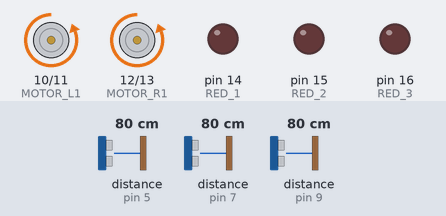
The sketch below on a simulated Arduino Uno, built with avr-gcc and run on an emulated ATmega328P. Parts: motor-driver pin pairs drawn as motors (green arrow = first pin HIGH = forward, orange = second pin HIGH = backward, longer = more drive), output pins drawn as LEDs (lit = HIGH). Wiring (inferred from the names in the program): 3 × ultrasonic range finder: trigger pin 4, echo pin 5 / trigger pin 6, echo pin 7 / trigger pin 8, echo pin 9. Inputs (shaded band) come from the test bench; at power-on: distance to the obstacle (sensors on pin 5, pin 7, pin 9) 80 cm. The echo pulse lasts 58.3 µs per cm; pins used as bus, display or sensor lines are not drawn; what the sketch prints to the serial monitor is not drawn.

Above: at 1.2 s.
1.3 s: distance to the obstacle (sensor on pin 5) set to 5 cm
2.8 s: distance to the obstacle (sensor on pin 5) set to 2 cm
At 3.6 s:
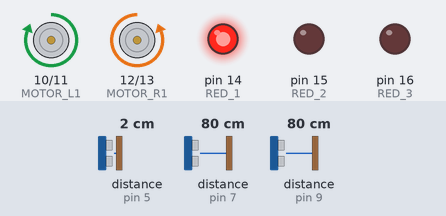
4.3 s: distance to the obstacle (sensor on pin 7) set to 5 cm
5.8 s: distance to the obstacle (sensor on pin 7) set to 2 cm
At 7.1 s:
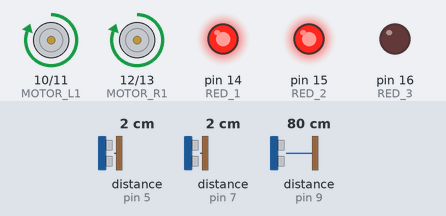
7.4 s: distance to the obstacle (sensor on pin 9) set to 5 cm
10.4 s: distance to the obstacle (sensor on pin 9) set to 2 cm
At 11.9 s:
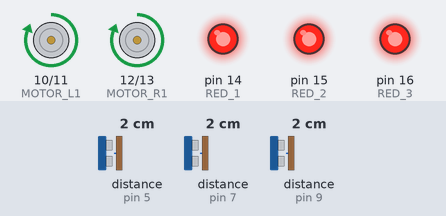
Timing chart, 0 to 13.2 s (numbered marks = the images above; inputs shaded):
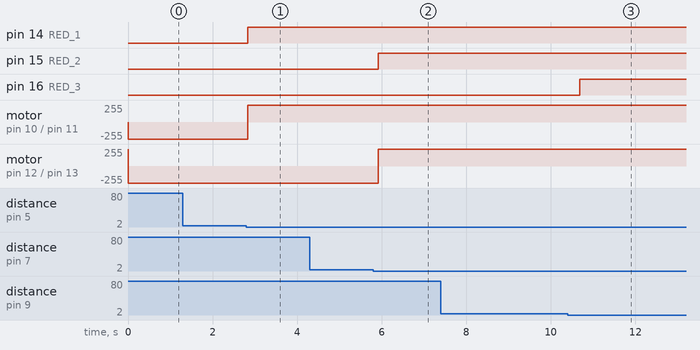

The sketch:

AutoDrivingTest3.ino
```cpp
///////////////////////////////////////////////
//  하이로보 현장실습 과제                       //
//  자율주행 미로 탈출 RC 카 제작                //
//  초음파 센서 3개, RGB LED 3개, DC 모터 2개   //
/////////////////////////////////////////////

  // 인터럽트 사용할 것인가?
  // 굴러가다가, 너무 근접하면 Stop, Led Red ON, 후진 후 방향 전환
  // 만약 왼쪽이 막혔으면 3cm 후진 후, 우회전 6cm, 직진
  // 또는 우측 바퀴만 역회전 후, 좌측 바퀴 정회전

#define MAX_DISTANCE 200
#define MOTOR_L1 10 // 왼쪽 모터 정회전
#define MOTOR_L2 11 // 왼쪽 모터 역회전
#define MOTOR_R1 12 // 오른쪽 모터 정회전
#define MOTOR_R2 13 // 오른쪽 모터 역회전
#define RED_1 14 // (A0) RGB LED 1번의 RED
#define RED_2 15 // (A1) RGB LED 2번의 RED
#define RED_3 16 // (A2) RGB LED 3번의 RED
#define ULTRA_1T 4 // 1번 초음파 센서 Trigger
#define ULTRA_1E 5 // 1번 초음파 센서 Echo
#define ULTRA_2T 6 // 2번 초음파 센서 Trigger
#define ULTRA_2E 7 // 2번 초음파 센서 Echo
#define ULTRA_3T 8 // 3번 초음파 센서 Trigger
#define ULTRA_3E 9 // 3번 초음파 센서 Echo

// 1번(좌측), 2번(우측), 3번(정면)
// RGB LED(Digital Pin 3,5,7), DC Motor(Digital Pin 10~13), UltraSound(Analog Pin 0~5)

int Duration_Front, Duration_Left, Duration_Right;
int Distance_Front, Distance_Left, Distance_Right;

/* 초기화 부분*/
void setup() {
  Serial.begin(9600); //시리얼 모니터 확인용 : Baudrate=9600
  Digital_Pin_Init(); //Digita Pin 활성화
  Device_Init(); //각 센서 초기화
  Motor_Forward();
}

/* 반복 실행 부분*/
void loop() {
  // 초음파 센서로 거리 측정
  digitalWrite(ULTRA_1T,HIGH);   // 센서에 Trig 신호 입력
  delayMicroseconds(10);  // 10us 정도 유지 (고정)
  digitalWrite(ULTRA_1T,LOW);    // Trig 신호 off
  Duration_Left = pulseIn(ULTRA_1E, HIGH);  // Echo pin: HIGH->Low 간격을 측정
  Distance_Left = microsecondsToCentimeters(Duration_Left);  // 거리(cm)로 변환, 왼쪽 거리 측정
  if(Distance_Left < 3)  // 왼쪽 거리가 너무 가까우면
  {
    digitalWrite(RED_1,HIGH); // RED1 On
    Serial.println("LEFT <Too Close>"); // 경고 메시지
    digitalWrite(MOTOR_L1,HIGH);
    digitalWrite(MOTOR_L2,LOW);
  }
  else
  {
    digitalWrite(RED_1,LOW); // RED1 Off
    digitalWrite(MOTOR_L1,LOW);
    digitalWrite(MOTOR_L2,HIGH);
  }

  digitalWrite(ULTRA_2T,HIGH);   // 센서에 Trig 신호 입력
  delayMicroseconds(10);  // 10us 정도 유지 (고정)
  digitalWrite(ULTRA_2T,LOW);    // Trig 신호 off
  Duration_Right = pulseIn(ULTRA_2E, HIGH);  // Echo pin: HIGH->Low 간격을 측정
  Distance_Right = microsecondsToCentimeters(Duration_Right);  // 거리(cm)로 변환, 오른쪽 거리 측정
  if(Distance_Right < 3)  // 왼쪽 거리가 너무 가까우면
  {
    digitalWrite(RED_2,HIGH); // RED1 On
    Serial.println("RIGHT <Too Close>"); // 경고 메시지
    digitalWrite(MOTOR_R1,HIGH);
    digitalWrite(MOTOR_R2,LOW);
  }
  else
  {
    digitalWrite(RED_2,LOW); // RED1 Off
    digitalWrite(MOTOR_R1,LOW);
    digitalWrite(MOTOR_R2,HIGH);
  }

  digitalWrite(ULTRA_3T,HIGH);   // 센서에 Trig 신호 입력
  delayMicroseconds(10);  // 10us 정도 유지 (고정)
  digitalWrite(ULTRA_3T,LOW);    // Trig 신호 off
  Duration_Front = pulseIn(ULTRA_3E, HIGH);  // Echo pin: HIGH->Low 간격을 측정
  Distance_Front = microsecondsToCentimeters(Duration_Front);  // 거리(cm)로 변환, 정면 거리 측정
  if(Distance_Front < 3)  // 정면 거리가 너무 가까우면
  {
    digitalWrite(RED_3,HIGH); // RED1 On
    Serial.println("FRONT <Too Close>"); // 경고 메시지
    //digitalWrite(MOTOR_L1,LOW);
    //digitalWrite(MOTOR_L2,HIGH);
    //digitalWrite(MOTOR_R1,LOW);
    //digitalWrite(MOTOR_R2,HIGH);
  }
  else
  {
    digitalWrite(RED_3,LOW); // RED1 Off
  }

  Serial_Monitor(); // 시리얼 모니터 확인
  delay(300); // 0.3초 대기 후 다시 측정
}

//////////////////////////////////////
/////// 사용자 임의 함수 정의 //////////
////////////////////////////////////

int microsecondsToCentimeters(int microseconds)
{
  // 측정거리(Distance)를 cm로 변환하는 함수
  return microseconds/29/2;
}

void Digital_Pin_Init(void)
{
  // Digital Pin 활성화
  pinMode(ULTRA_1T,OUTPUT);  // 1번 초음파 센서 Trig 핀
  pinMode(ULTRA_1E,INPUT);   // 1번 초음파 센서 Echo 핀
  pinMode(ULTRA_2T,OUTPUT);  // 2번 초음파 센서 Trig 핀
  pinMode(ULTRA_2E,INPUT);   // 2번 초음파 센서 Echo 핀
  pinMode(ULTRA_3T,OUTPUT);  // 3번 초음파 센서 Trig 핀
  pinMode(ULTRA_3E,INPUT);   // 3번 초음파 센서 Echo 핀
  pinMode(MOTOR_L1,OUTPUT); // 왼쪽 DC Motor 정회전 핀
  pinMode(MOTOR_L2,OUTPUT); // 왼쪽 DC Motor 역회전 핀
  pinMode(MOTOR_R1,OUTPUT); // 오른쪽 DC Motor 정회전 핀
  pinMode(MOTOR_R2,OUTPUT); // 오른쪽 DC Motor 역회전 핀
  pinMode(RED_1,OUTPUT);  // Red1 핀
  pinMode(RED_2,OUTPUT);  // Red2 핀
  pinMode(RED_3,OUTPUT);  // Red3 핀
}

void Device_Init(void)
{
  // Device 초기화
  digitalWrite(ULTRA_1T,LOW);    // 1번 초음파 센서 Trig 신호 off
  digitalWrite(ULTRA_2T,LOW);    // 2번 초음파 센서 Trig 신호 off
  digitalWrite(ULTRA_3T,LOW);    // 3번 초음파 센서 Trig 신호 off
  digitalWrite(RED_1,LOW);    // RGB LED 1번의 RED Off
  digitalWrite(RED_2,LOW);    // RGB LED 2번의 RED off
  digitalWrite(RED_3,LOW);    // RGB LED 3번의 RED off
  digitalWrite(MOTOR_L1,LOW); // Motor L1 off
  digitalWrite(MOTOR_L2,LOW); // Motor L2 off
  digitalWrite(MOTOR_R1,LOW); // Motor R1 off
  digitalWrite(MOTOR_R2,LOW); // Motor R2 off
}

void Serial_Monitor(void)
{
  // 시리얼 모니터 확인
  Serial.print("좌측 : ");
  Serial.print(Distance_Left);
  Serial.println("cm");
  Serial.print("우측 : ");
  Serial.print(Distance_Right);
  Serial.println("cm");
  Serial.print("정면 : ");
  Serial.print(Distance_Front);
  Serial.println("cm");
  Serial.println("");
}

void Motor_Forward()
{
  // 모터 전진
  digitalWrite(MOTOR_L1,LOW);
  digitalWrite(MOTOR_L2,HIGH);
  digitalWrite(MOTOR_R1,HIGH);
  digitalWrite(MOTOR_R2,LOW);
}

void Motor_Backward()
{
  // 모터 후진
  digitalWrite(MOTOR_L1,HIGH);
  digitalWrite(MOTOR_L2,LOW);
  digitalWrite(MOTOR_R1,LOW);
  digitalWrite(MOTOR_R2,HIGH);
}
```

Measured:
- the behaviour switches between 4 and 3 cm on distance to the obstacle (sensor on pin 5) (found by bisection; images 0 and 1)
- the behaviour switches between 4 and 3 cm on distance to the obstacle (sensor on pin 7) (found by bisection; images 1 and 2)
- the behaviour switches between 4 and 3 cm on distance to the obstacle (sensor on pin 9) (found by bisection; images 2 and 3)
- after the input at 1.3 s, every drawn part: stays the same
- after the input at 2.8 s, pin 14 (RED_1): LOW → HIGH at once; motor on pin 10 (MOTOR_L1) / pin 11 (MOTOR_L2): backward 255/255 → forward 255/255 at once
- after the input at 4.3 s, every drawn part: stays the same
- after the input at 5.8 s, pin 15 (RED_2): LOW → HIGH after 0.12 s; motor on pin 12 (MOTOR_R1) / pin 13 (MOTOR_R2): backward 255/255 → forward 255/255 after 0.13 s
- after the input at 7.4 s, every drawn part: stays the same
- after the input at 10.4 s, pin 16 (RED_3): LOW → HIGH after 0.29 s
